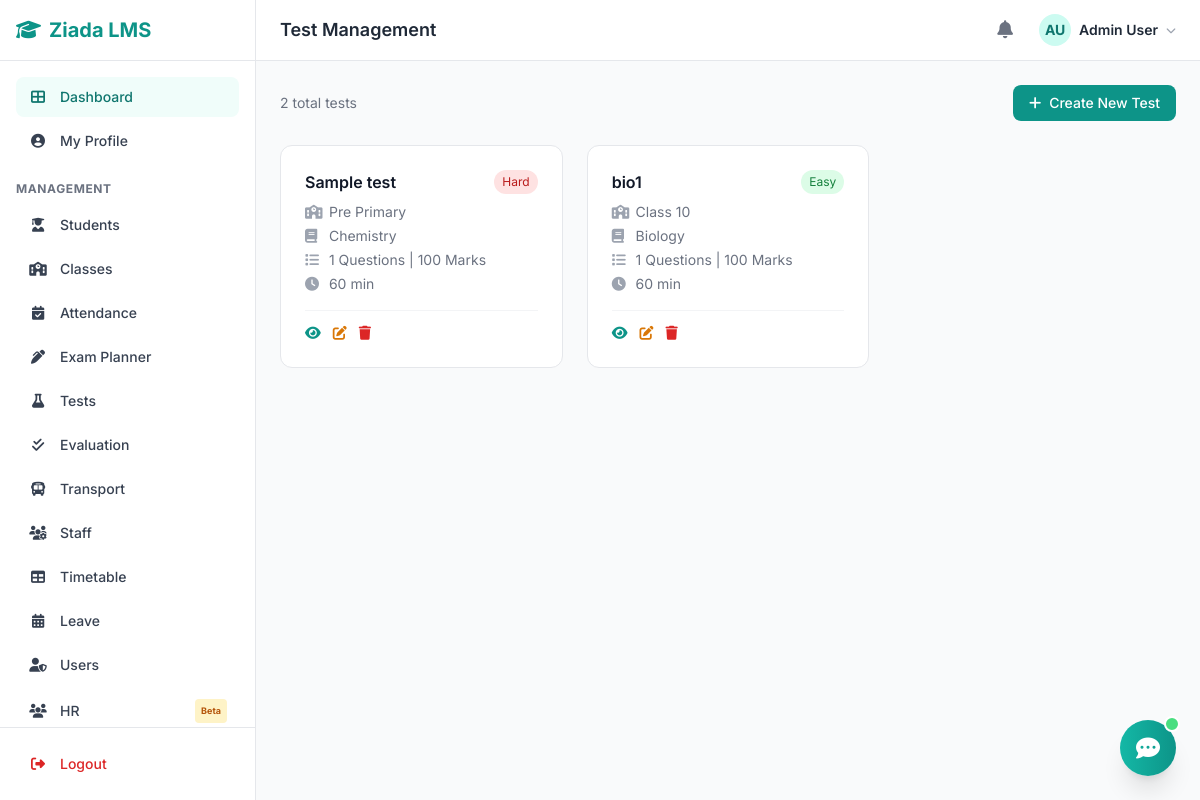
The app's page /modules/tests/index.php (signed in) with its own data.
### tables this page shows
CREATE TABLE `users` (
  `id` int(11) NOT NULL,
  `username` varchar(50) NOT NULL,
  `email` varchar(100) NOT NULL,
  `password` varchar(255) NOT NULL,
  `full_name` varchar(100) NOT NULL,
  `phone` varchar(20) DEFAULT NULL,
  `role` enum('admin','teacher','student') NOT NULL DEFAULT 'student',
  `avatar` varchar(255) DEFAULT NULL,
  `is_active` tinyint(1) DEFAULT 1,
  `created_at` timestamp NOT NULL DEFAULT current_timestamp(),
  `updated_at` timestamp NOT NULL DEFAULT current_timestamp() ON UPDATE current_timestamp()
);

CREATE TABLE `tests` (
  `id` int(11) NOT NULL,
  `title` varchar(200) NOT NULL,
  `class_id` int(11) NOT NULL,
  `subject_id` int(11) DEFAULT NULL,
  `total_marks` int(11) DEFAULT 100,
  `difficulty` enum('easy','medium','hard') DEFAULT 'medium',
  `mcq_count` int(11) DEFAULT 0,
  `subjective_count` int(11) DEFAULT 0,
  `duration_minutes` int(11) DEFAULT 60,
  `instructions` text DEFAULT NULL,
  `created_by` int(11) DEFAULT NULL,
  `is_active` tinyint(1) DEFAULT 1,
  `created_at` timestamp NOT NULL DEFAULT current_timestamp()
);

CREATE TABLE `classes` (
  `id` int(11) NOT NULL,
  `name` varchar(100) NOT NULL,
  `category` varchar(50) NOT NULL,
  `section` varchar(10) DEFAULT NULL,
  `description` text DEFAULT NULL,
  `is_active` tinyint(1) DEFAULT 1,
  `created_at` timestamp NOT NULL DEFAULT current_timestamp()
);

CREATE TABLE `subjects` (
  `id` int(11) NOT NULL,
  `name` varchar(100) NOT NULL,
  `code` varchar(20) DEFAULT NULL,
  `description` text DEFAULT NULL,
  `is_active` tinyint(1) DEFAULT 1
);

### config/database.php (called while the page is built, shortened)
<?php
function db_connect() {
    $conn = new mysqli(DB_HOST, DB_USER, DB_PASS, DB_NAME);
    $conn->set_charset("utf8mb4");
    return $conn;
}
function db_query($sql, $params = []) {
    $conn = db_connect();
    if (!empty($params)) {
        $stmt = $conn->prepare($sql);
        if ($stmt) {
            $types = '';
            foreach ($params as $p) {
                if (is_int($p)) $types .= 'i';
                elseif (is_double($p)) $types .= 'd';
                else $types .= 's';
            }
            $stmt->bind_param($types, ...$params);
            $stmt->execute();
            $result = $stmt->get_result();
            return $result;
        }
    }
    $result = $conn->query($sql);
    return $result;
}
function db_get_row($sql, $params = []) {
    $result = db_query($sql, $params);
    return $result ? $result->fetch_assoc() : null;
}
function db_get_all($sql, $params = []) {
    $result = db_query($sql, $params);
    return $result ? $result->fetch_all(MYSQLI_ASSOC) : [];
}

### modules/tests/index.php (the view, shortened to what this page needs)
<?php
require_once __DIR__ . '/../../includes/functions.php';
$tests = db_get_all("SELECT t.*, c.name as class_name, s.name as subject_name,
    (SELECT COUNT(*) FROM questions WHERE test_id = t.id) as question_count
    FROM tests t
    LEFT JOIN classes c ON t.class_id = c.id
    LEFT JOIN subjects s ON t.subject_id = s.id
    ORDER BY t.created_at DESC");
include __DIR__ . '/../../includes/header.php';
?>
<div class="max-w-6xl mx-auto">
    <div class="flex items-center justify-between mb-6">
        <p class="text-sm text-gray-500"><?= count($tests) ?> total tests</p>
        <a href="create.php" class="bg-teal-600 text-white px-4 py-2 rounded-lg text-sm font-medium hover:bg-teal-700 transition flex items-center gap-2">
            <i class="fas fa-plus"></i> Create New Test
        </a>
    </div>
    <?php if (empty($tests)): ?>
    <div class="bg-white rounded-xl border border-gray-200 p-12 text-center">
        <i class="fas fa-flask text-5xl text-gray-300 mb-4 block"></i>
        <p class="text-gray-500">No tests created yet.</p>
        <a href="create.php" class="text-teal-600 hover:underline text-sm mt-2 inline-block">Create your first test</a>
    </div>
    <?php else: ?>
    <div class="grid grid-cols-1 md:grid-cols-2 lg:grid-cols-3 gap-6">
        <?php foreach ($tests as $t): ?>
        <div class="bg-white rounded-xl border border-gray-200 p-6 hover:shadow-md transition">
            <div class="flex items-start justify-between mb-2">
                <h3 class="font-semibold text-gray-900"><?= sanitize($t['title']) ?></h3>
                <span class="text-xs px-2 py-1 rounded-full <?= $t['difficulty'] == 'easy' ? 'bg-green-100 text-green-700' : ($t['difficulty'] == 'medium' ? 'bg-amber-100 text-amber-700' : 'bg-red-100 text-red-700') ?>">
                    <?= ucfirst($t['difficulty']) ?>
                </span>
            </div>
            <div class="text-sm text-gray-500 space-y-1">
                <div><i class="fas fa-school w-4 text-gray-400 mr-1"></i> <?= sanitize($t['class_name'] ?? 'N/A') ?></div>
                <div><i class="fas fa-book w-4 text-gray-400 mr-1"></i> <?= sanitize($t['subject_name'] ?? 'All Subjects') ?></div>
                <div><i class="fas fa-list w-4 text-gray-400 mr-1"></i> <?= $t['question_count'] ?> Questions | <?= $t['total_marks'] ?> Marks</div>
                <div><i class="fas fa-clock w-4 text-gray-400 mr-1"></i> <?= $t['duration_minutes'] ?> min</div>
            </div>
            <div class="mt-4 pt-3 border-t border-gray-100 flex gap-3">
                <a href="view.php?id=<?= $t['id'] ?>" class="text-teal-600 hover:text-teal-800 text-sm"><i class="fas fa-eye"></i></a>
                <a href="edit.php?id=<?= $t['id'] ?>" class="text-amber-600 hover:text-amber-800 text-sm"><i class="fas fa-edit"></i></a>
                <a href="delete.php?id=<?= $t['id'] ?>" class="text-red-600 hover:text-red-800 text-sm" data-confirm="Delete this test?"><i class="fas fa-trash"></i></a>
            </div>
        </div>
        <?php endforeach; ?>
    </div>
    <?php endif; ?>
</div>
<?php include __DIR__ . '/../../includes/footer.php'; ?>

### includes/functions.php (shortened to what this page needs)
<?php
function sanitize($input) {
    return htmlspecialchars(strip_tags(trim($input)), ENT_QUOTES, 'UTF-8');
}
function get_avatar($name, $photo = null, $subdir = 'avatars') {
    $initials = '';
    $parts = explode(' ', $name);
    foreach ($parts as $p) $initials .= strtoupper($p[0] ?? '');
    return substr($initials, 0, 2);
}
function user_avatar_html($user, $size = 'w-8 h-8', $text_size = 'text-sm') {
    $initial = get_avatar($user['full_name'] ?? 'U');
    return '<div class="' . $size . ' rounded-full bg-teal-100 flex items-center justify-center ' . $text_size . ' font-bold text-teal-700">' . $initial . '</div>';
}

### assets/css/style.css (style rules this page uses)
:root { --color-primary: #0d9488; --color-primary-hover: #0f766e; --color-primary-light: #f0fdfa; --color-primary-ring: rgba(13, 148, 136, 0.3); --font-sans: 'Inter', -apple-system, BlinkMacSystemFont, 'Segoe UI', Roboto, sans-serif; }
* { margin: 0; padding: 0; box-sizing: border-box; }
body { font-family: var(--font-sans); -webkit-font-smoothing: antialiased; }

### records on screen
users: full_name "AU"
tests: title "Sample test", difficulty "Hard", class.name "Pre Primary", subject.name "Chemistry", question_count "1", total_marks "100", duration_minutes "60"
tests: title "bio1", difficulty "Easy", class.name "Class 10", subject.name "Biology", question_count "1", total_marks "100", duration_minutes "60"

### other values on screen
$page_title "Test Management"
get_user_name() "Admin User"
count($tests) "2"
